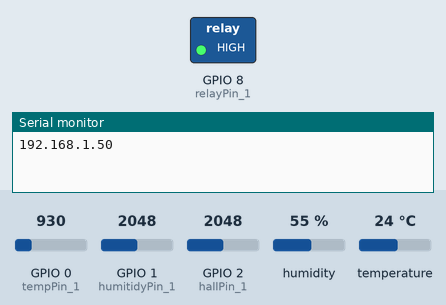
The sketch below on a simulated ESP32-S3. On the bench: switched loads named in the sketch (green lamp = pin HIGH), the last lines printed to the serial monitor. The test bench sets the inputs (shaded band); at power-on: GPIO 1 (humitidyPin_1) = 2048, GPIO 0 (tempPin_1) = 930, GPIO 2 (hallPin_1) = 2048, humidity 55 %, temperature 24 °C. WiFi joins after 1.5 s; servers stay silent unless stated.

Above: at 9.4 s.
9.5 s: GPIO 1 (humitidyPin_1) set to 689
At 10.1 s:
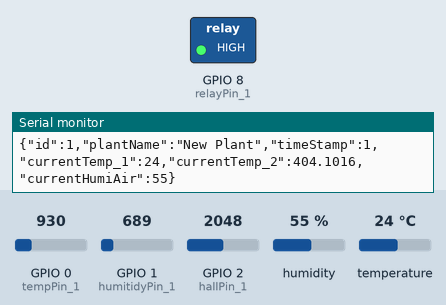
12.5 s: GPIO 1 (humitidyPin_1) set to 775
At 13.8 s:
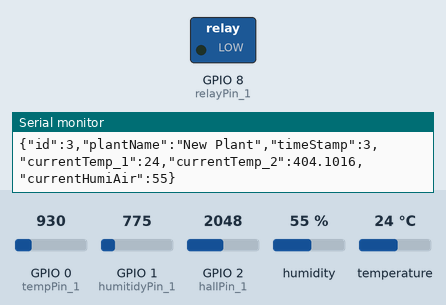
26.6 s: GPIO 1 (humitidyPin_1) set to 1228
Timing chart, 0 to 35.7 s (numbered marks = the images above; inputs shaded):
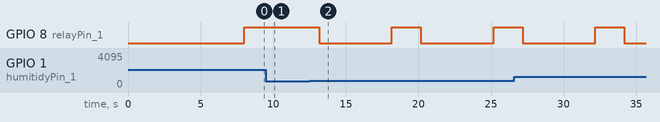

Measured:
- the behaviour switches between 716 and 717 on GPIO 1 (humitidyPin_1) (found by bisection; images 1 and 2)
- after the input at 9.5 s, GPIO 8 (relayPin_1): stays HIGH (without the input it goes to LOW after 0.51 s)
- after the input at 12.5 s, GPIO 8 (relayPin_1): alternates HIGH for 2.0 s and LOW for 5.0 s, starting after 0.67 s

The sketch:

testMemeory.ino
```cpp
/*
  Greenhouse
 modified 28.10.2014
 by Fabian Binder
 */
#include <SPI.h>
#include <WiFi.h>
#include <DHT.h>
#include <ArduinoJson.h>

#define DHTTYPE DHT22   // DHT 22  (AM2302)

//char ssid[] = "WLAN-L8YNC2";     //  your network SSID (name)
//char pass[] = "3910129555865245";    // your network password

//char ssid[] = "HTC Portable Hotspot 2068";     //  your network SSID (name)
//char pass[] = "Faab2014";    // your network password

boolean wiFiActivated = true;

char ssid[] = "UC-Projects-WiFi";     //  your network SSID (name)
char pass[] = "JF1JJXRL1V3JTB9";    // your network password

// Modi
boolean watering = true; // set to true for auto watering

//Analog PINs
int tempPin_1 = 0; // Analog pin 0 for temperature sensor TMP36
int humitidyPin_1 = 1; // Analog pin 1 for humitidy sensor
int hallPin_1 = 2;

//Digital PINs
int dhtTempHumiPin = 2;
int relayPin_1 = 8;
int sdCardPin = 10;
int pwmAirPin = 6;

//Relay Status
boolean relayHigh = false;

// Aktuelle Werte Variablen:
int currentId = 0;
String plantName = "New Plant";
float currentTemp = 0;
float currentHumiGround = 0;
float currentHumiGroundPercent = 0;
float currentHall = 0;
float currentHallPercent = 0;
float current_dht_humiAir = 0;
float current_dht_temp = 0;

// Schwellenwerte:
int MAX_HUMI_GROUND_PERCENT = 30;
int MAX_HUMI_AIR_PERCENT = 100;
int MAX_TEMP = 30;

int MIN_HUMI_GROUND_PERCENT = 70;
int MIN_HUMI_AIR_PERCENT = 20;
int MIN_TEMP = 10;

String jsonString = "";


// Server status flag.
int status = WL_IDLE_STATUS;

// Create WiFi server listening on the given port.
WiFiServer server(80);

DHT dht(dhtTempHumiPin, DHTTYPE);

// the setup function runs once when you press reset or power the board
void setup() {

  Serial.begin(9600);

  // Wait for serial port to connect. Needed for Leonardo only
  //while (!Serial) {
  // ;
  //}


  if(wiFiActivated) {
    if (WiFi.status() == WL_NO_SHIELD) {
      // If no shield, print message and exit setup.
      //Serial.println("WiFi shield not present");
      status = WL_NO_SHIELD;
      return;
    }

    String version = WiFi.firmwareVersion();
    if (version != "1.1.0") {
      //Serial.println("Please upgrade the firmware");
    }

    // Connect to Wifi network.
    while (status != WL_CONNECTED){

      //Serial.print("Connecting to Network named: ");
      //Serial.println(ssid);
      // Connect to WPA/WPA2 network. Update this line if
      // using open or WEP network.
      status = WiFi.begin(ssid, pass);
      // Wait for connection.
      delay(1000);
    }

    // Start the server.
    server.begin();


    // Print WiFi status.
    printWifiStatus();
  }
  // Relay PIN setzen
  pinMode(relayPin_1, OUTPUT);

  // TODO: PIN inversen damit standard LOW ist
  // Da das Relay gleich auf high gesetzt wird beim initalisieren -> ausschalten:
  setRelay();
  // Temperatur und Luftfeuchtigkeit ueber DHT Sensor abfragen
  dht.begin();

  //pinMode( pwmAirPin, OUTPUT);

}

void loop() {
  currentId++;
  getTemperature();
  getHumitidyGround();
  getHallActivity();
  getTempAndHumiAirFromDht();

  /*
  Serial.println("PWM to 50...");
   digitalWrite(pwmAirPin, 50);
   delay(4000);
   Serial.println("PWM to 200...");
   analogWrite(pwmAirPin, 200);
   delay(4000);
   Serial.println("PWM to 0...");
   analogWrite(pwmAirPin, 0);*/
  //Serial.println("-----------------");
  //Serial.println("Temp: " + String(currentTemp) + " C");
  //Serial.println("DHT Temp: " + String(current_dht_temp) + " C");
  //Serial.println("DHT Humi Air: " + String(current_dht_humiAir) + "%");
  //Serial.println("Humi Ground: " + String(currentHumiGroundPercent) + "%");
  //Serial.println("Hall: " + String(currentHallPercent) + "%");

  //Serial.println("-----------------");

  if(wiFiActivated) networkLoop();

  checkNeedWater();


  parseJson();

  delay(1000);

}

void parseJson() {
  StaticJsonBuffer<200> jsonBuffer;
  JsonObject& root = jsonBuffer.createObject();
  root["id"] = currentId;
  root["plantName"] = plantName;
  root["timeStamp"] = currentId;
  root["currentTemp_1"] = current_dht_temp;
  root["currentTemp_2"] = currentTemp;
  root["currentHumiAir"] = current_dht_humiAir;
  /*root["currentHumiGround"] = currentHumiGroundPercent;
  root["lightPercent"] = 100.00; //TODO abaendern
  root["airPercent"] = 80.00; //TODO abaendern
  root["lightOn"] = true; //TODO abaendern
  root["airOn"] = true; //TODO abaendern
  root["waterOn"] = false; //TODO abaendern
  root["maxTemp"] = MAX_TEMP;
  root["minTemp"] = MIN_TEMP;
  root["maxHumiAir"] = MAX_HUMI_AIR_PERCENT;
  root["minHumiAir"] = MIN_HUMI_AIR_PERCENT;
  root["maxHumiGround"] = MAX_HUMI_GROUND_PERCENT;
  root["minHumiGround"] = MIN_HUMI_GROUND_PERCENT;
  root["waterTimeSeconds"] = 1;
*/

  //root.prettyPrintTo(Serial);

  char buffer[200];
  root.printTo(buffer, sizeof(buffer));
  String a(buffer);
  Serial.println(a);
  jsonString = a;
  //Serial.println(jsonString);
}

// the loop function runs over and over again forever
void networkLoop() {

  // Check that we are connected.
  if (status != WL_CONNECTED) {
    return;
  }
  // Listen for incoming client requests.
  WiFiClient client = server.available();
  if (!client) {
    return;
  }
  //Serial.println("Client connected - start");

  String request = readRequest(&client);
  //Serial.println("Client connected - middle");
  executeRequest(&client, &request);
 client.flush();
  client.stop();
  //Serial.println("Client connected - finsih");
}

// Read the request line. The string from the client ends with a newline.
String readRequest(WiFiClient* client) {

  int counter = 0;
  String request = "";
  // Loop while the client is connected.

  while (client->connected()) {

    // Read available bytes.
    if (client->available()) {
      // Read a byte.
      char c = client->read();
      // Print the value (for debugging).
      //Serial.write(c);
      // Exit loop if end of line.

      if ('\n' == c) {
        //Serial.write("DRINN LEER");
        return request;
      }
      // Add byte to request line.
      request += c;
    }
    //delay(500);
    counter++;
  }

  return request;
}

void executeRequest(WiFiClient* client, String* request) {

  char command = readCommand(request);
  int n = readParam(request);
  if ('O' == command) {

    //char TempString[10];  //  Hold The Convert Data
    //dtostrf(currentTemp,2,2,TempString);
    //sendResponse(client, "Temp: " + String(TempString));

    //pinMode(n, OUTPUT);
  }

  else if ('I' == command) {
    //pinMode(n, INPUT);
  }

  else {
    //Serial.println("DAAAAAAAAAAAAAAAAaa: " + command);
    sendResponseJson(client);
  }

  //client->stop();
}

// Read the command from the request string.
char readCommand(String* request) {

  String commandString = request->substring(0, 1);
  return commandString.charAt(0);
}

// Read the parameter from the request string.
int readParam(String* request) {

  String value = request->substring(1, 2);
  return value.toInt();
}

void sendResponse(WiFiClient* client, String response) {
  // Send response to client.
  client->println(response);
  // Debug print.
  //Serial.println("sendResponse:");
  //Serial.println(response);
}

void sendResponseJson(WiFiClient* client) {
  // Send response to client.
  client->println(jsonString);
  // Debug print.
  //Serial.println("sendResponse:");
  //Serial.println(response);
}

void printWifiStatus() {

  //Serial.println("WiFi status");
  // Print network name.
  //Serial.print(" SSID: ");
  //Serial.println(WiFi.SSID());
  // Print WiFi shield IP address.
  IPAddress ip = WiFi.localIP();
  //Serial.print(" IP Address: ");
  Serial.println(ip);
  // Print the signal strength.
  long rssi = WiFi.RSSI();
  //Serial.print(" Signal strength (RSSI):");
  //Serial.print(rssi);
  //Serial.println(" dBm");
  /*
  byte mac[6];
  WiFi.macAddress(mac);
  Serial.print("MAC: ");
  Serial.print(mac[5],HEX);
  Serial.print(":");
  Serial.print(mac[4],HEX);
  Serial.print(":");
  Serial.print(mac[3],HEX);
  Serial.print(":");
  Serial.print(mac[2],HEX);
  Serial.print(":");
  Serial.print(mac[1],HEX);
  Serial.print(":");
  Serial.println(mac[0],HEX);
  */
}

void getTemperature() {
  //getting the voltage reading from the temperature sensor
  int reading = analogRead(tempPin_1);
  // converting that reading to voltage, for 3.3v arduino use 3.3
  float voltage = reading * 5.0;
  voltage /= 1024.0;
  float temperatureC = (voltage - 0.5) * 100 ; //converting from 10 mv per degree wit 500 mV offset
  //to degrees ((voltage - 500mV) times 100)
  currentTemp = temperatureC;
  // return temperatureC;
}

void getHumitidyGround() {
  //getting the voltage reading from the temperature sensor
  int reading = analogRead(humitidyPin_1);
  // converting that reading to voltage, for 3.3v arduino use 3.3
  float voltage = reading * 5.0;
  voltage /= 1024.0;
  float percent = 100 - (voltage * 100) / 5;
  currentHumiGround = voltage;
  currentHumiGroundPercent = percent;
  //return voltage;
}

void getTempAndHumiAirFromDht() {
  current_dht_humiAir = dht.readHumidity();
  // Read temperature as Celsius
  current_dht_temp = dht.readTemperature();
}

float getHallActivity() {
  int reading = analogRead(hallPin_1);
  float voltage = reading * 5.0;
  voltage /= 1024.0;
  float percent = 100 - (voltage * 100) / 5;
  currentHall = voltage;
  currentHallPercent = percent;
  return voltage;
}

boolean setRelay()
{
  if(!relayHigh) {
    //Serial.println("Set HIGH");
    digitalWrite(relayPin_1, HIGH);
    relayHigh = true;
  }
  else {
    //Serial.println("Set LOW");
    digitalWrite(relayPin_1, LOW);
    relayHigh = false;
  }
  return true;
}

boolean setRelay(boolean state)
{
  if(state && (relayHigh != true)) {
    //Serial.println("Set HIGH");
    digitalWrite(relayPin_1, HIGH);
    relayHigh = true;
  }
  else if(relayHigh != false) {
    //Serial.println("Set LOW");
    digitalWrite(relayPin_1, LOW);
    relayHigh = false;
  }
  return true;
}


boolean checkNeedWater() {
  while(currentHumiGroundPercent <= MAX_HUMI_GROUND_PERCENT && watering) {
    //Serial.println("BRAUCH WASSER!");
    setRelay(LOW);
    // TODO: delay blockiert Arduino komplett, eigentlich ÃƒÂ¼ber sleep...
    delay(5000);
    setRelay(HIGH);
    delay(2000);
    getHumitidyGround();
  }
}
```
